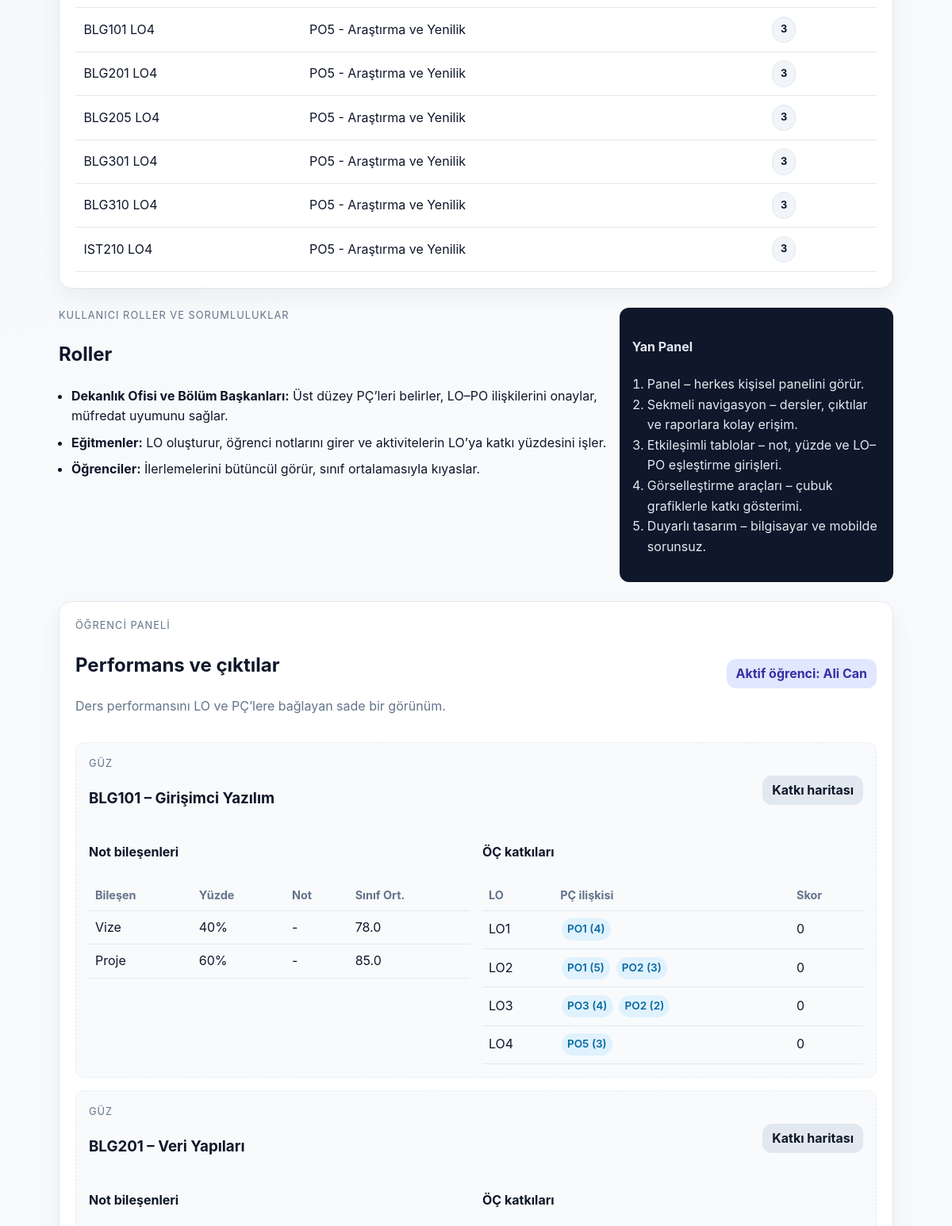
/ (middle part), run on an earlier commit of the app's database.
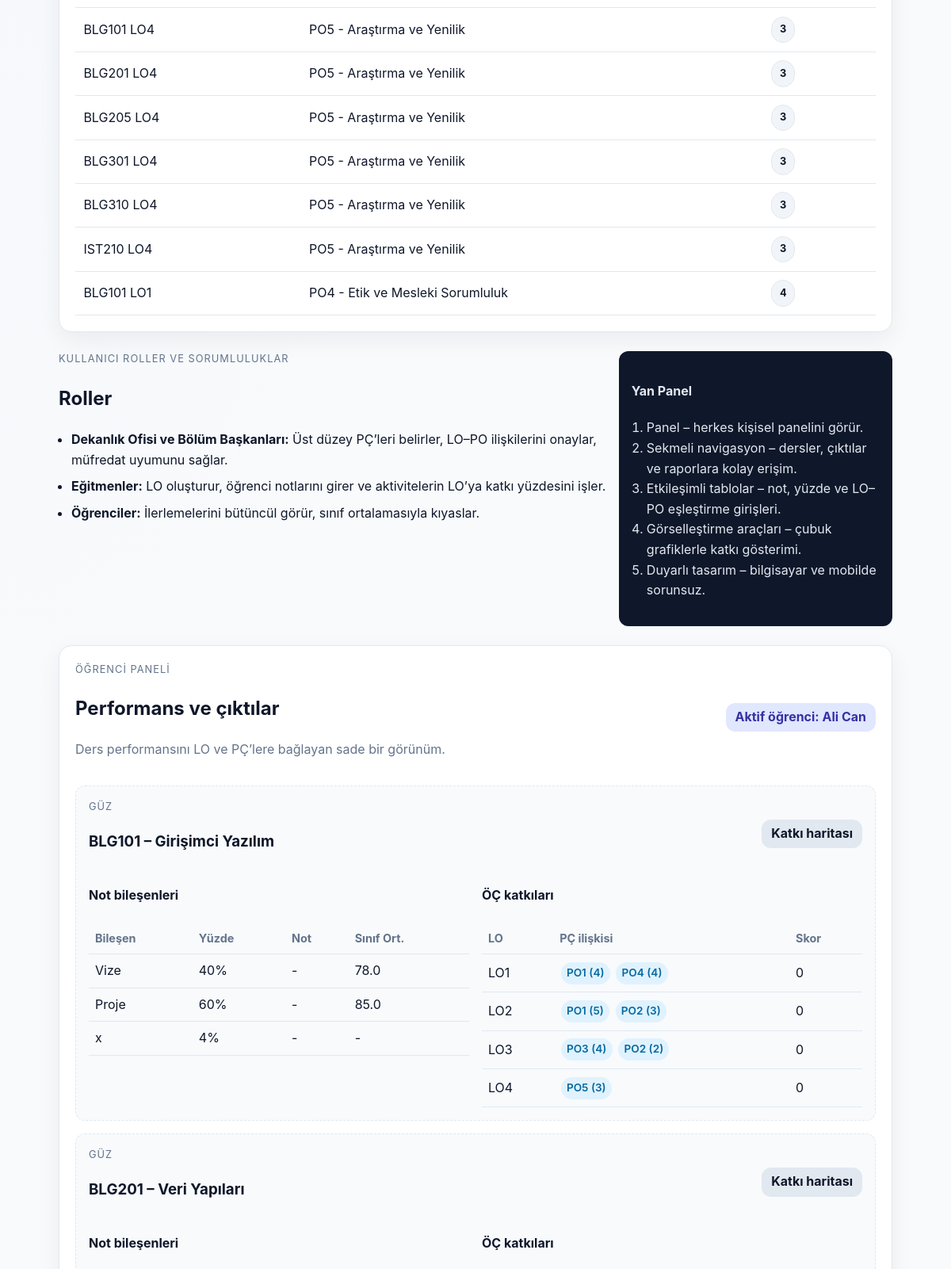
And on a later commit of the database.
### assessment/models.py (models this page shows, shortened)
class LearningOutcomeProgramOutcome(models.Model):
    learning_outcome = models.ForeignKey(LearningOutcome, related_name="program_links", on_delete=models.CASCADE)
    program_outcome = models.ForeignKey(ProgramOutcome, related_name="learning_links", on_delete=models.CASCADE)
    weight = models.PositiveSmallIntegerField(
        validators=[MinValueValidator(1), MaxValueValidator(5)],
        help_text="1-5 arası katkı ağırlığı",
    )
    class Meta:
        unique_together = ("learning_outcome", "program_outcome")
        verbose_name = "ÖÇ - PÇ ilişkisi"
        verbose_name_plural = "ÖÇ - PÇ ilişkileri"

class LearningOutcome(models.Model):
    course = models.ForeignKey(Course, related_name="learning_outcomes", on_delete=models.CASCADE)
    code = models.CharField(max_length=10)
    description = models.TextField()
    class Meta:
        ordering = ["course__code", "code"]
        unique_together = ("course", "code")

class Course(models.Model):
    code = models.CharField(max_length=15)
    name = models.CharField(max_length=255)
    term = models.CharField(max_length=50, blank=True)
    class Meta:
        ordering = ["code"]

class ProgramOutcome(models.Model):
    code = models.CharField(max_length=10)
    title = models.CharField(max_length=255)
    description = models.TextField(blank=True)
    class Meta:
        ordering = ["code"]

class AssessmentComponent(models.Model):
    course = models.ForeignKey(Course, related_name="assessments", on_delete=models.CASCADE)
    name = models.CharField(max_length=100)
    weight_percent = models.PositiveSmallIntegerField(
        default=0,
        validators=[MinValueValidator(0), MaxValueValidator(100)],
        help_text="Ders içi ağırlık (%)",
    )
    class Meta:
        ordering = ["course", "name"]

### assessment/views.py (the view)
# urls.py: path("", views.dashboard, name="dashboard"),
def dashboard(request):
    bootstrap_demo_data()
    student = Student.objects.first()
    if not student:
        return render(request, "assessment/dashboard.html", {"student": None, "enrollments": []})
    enrollments = (
        Enrollment.objects.filter(student=student)
        .select_related("course")
        .prefetch_related("course__learning_outcomes__program_links__program_outcome")
    )
    enrollment_data = []
    lo_scores = {}
    for enrollment in enrollments:
        lo_score_map = calculate_learning_outcome_scores(enrollment)
        lo_scores.update(lo_score_map)
        outcomes = []
        for lo in enrollment.course.learning_outcomes.all():
            mappings = lo.program_links.select_related("program_outcome")
            outcomes.append(
                {
                    "obj": lo,
                    "mappings": mappings,
                    "score": round(lo_score_map.get(lo.id, 0), 1),
                }
            )
        enrollment_data.append(
            {
                "course": enrollment.course,
                "assessments": enrollment_assessment_breakdown(enrollment),
                "learning_outcomes": outcomes,
            }
        )
    po_performance = calculate_po_performance(lo_scores)
    program_outcomes = ProgramOutcome.objects.all()
    learning_outcome_links = LearningOutcomeProgramOutcome.objects.select_related(
        "learning_outcome", "program_outcome"
    )
    context = {
        "student": student,
        "enrollments": enrollment_data,
        "program_outcomes": program_outcomes,
        "learning_outcome_links": learning_outcome_links,
        "po_performance": po_performance,
        "courses": Course.objects.all(),
    }
    return render(request, "assessment/dashboard.html", context)

### assessment/views.py (called while the page is built, shortened)
def bootstrap_demo_data():
    if Course.objects.exists():
        return

def calculate_learning_outcome_scores(enrollment: Enrollment):
    scores = {}
    contributions = (
        LearningOutcomeContribution.objects.select_related("assessment_component", "learning_outcome")
        .filter(assessment_component__course=enrollment.course)
        .all()
    )
    for contribution in contributions:
        try:
            student_score = StudentAssessment.objects.get(
                enrollment=enrollment, assessment_component=contribution.assessment_component
            ).score
        except StudentAssessment.DoesNotExist:
            continue
        comp_weight = contribution.assessment_component.weight_percent / 100
        lo_weight = contribution.contribution_percent / 100
        total = scores.get(contribution.learning_outcome_id, 0)
        scores[contribution.learning_outcome_id] = total + student_score * comp_weight * lo_weight
    return scores

### templates/assessment/dashboard.html (shortened to what the changed rows need)
{% extends "base.html" %}
{% block content %}
<section class="panel" id="learning-outcomes">
    <div class="table-wrapper">
        <table>
            <tbody>
            {% for link in learning_outcome_links %}
                <tr>
                    <td>{{ link.learning_outcome.course.code }} {{ link.learning_outcome.code }}</td>
                    <td>{{ link.program_outcome.code }} - {{ link.program_outcome.title }}</td>
                    <td><span class="badge">{{ link.weight }}</span></td>
                </tr>
            {% empty %}
                <tr><td colspan="3" class="muted">Henüz ilişki yok.</td></tr>
            {% endfor %}
            </tbody>
        </table>
    </div>
</section>
<section class="two-col" id="program-outcomes">
    <div>
        <h2>Roller</h2>
    </div>
</section>
<section class="panel" id="student-panel">
    <header class="panel-header">
        <div>
            <h2>Performans ve çıktılar</h2>
        </div>
    </header>
    {% for enrollment in enrollments %}
    <div class="course-card">
        <header>
            <div>
                <p class="eyebrow">{{ enrollment.course.term }}</p>
                <h3>{{ enrollment.course.code }} – {{ enrollment.course.name }}</h3>
            </div>
            <span class="tag secondary">Katkı haritası</span>
        </header>
        <div class="grid">
            <div>
                <h4>Not bileşenleri</h4>
                <table class="compact">
                    <thead>
                        <tr>
                            <th>Bileşen</th>
                            <th>Yüzde</th>
                            <th>Not</th>
                            <th>Sınıf Ort.</th>
                        </tr>
                    </thead>
                    <tbody>
                    {% for item in enrollment.assessments %}
                        <tr>
                            <td>{{ item.name }}</td>
                            <td>{{ item.weight }}%</td>
                            <td>{% if item.score %}{{ item.score }}{% else %}-{% endif %}</td>
                            <td>{% if item.class_avg %}{{ item.class_avg }}{% else %}-{% endif %}</td>
                        </tr>
                    {% endfor %}
                    </tbody>
                </table>
            </div>
            <div>
                <h4>ÖÇ katkıları</h4>
                <table class="compact">
                    <thead>
                        <tr>
                            <th>LO</th>
                            <th>PÇ ilişkisi</th>
                            <th>Skor</th>
                        </tr>
                    </thead>
                    <tbody>
                    {% for lo in enrollment.learning_outcomes %}
                        <tr>
                            <td>{{ lo.obj.code }}</td>
                            <td>
                                {% for mapping in lo.mappings %}
                                    <span class="pill small">{{ mapping.program_outcome.code }} ({{ mapping.weight }})</span>
                                {% empty %}
                                    <span class="muted">Bağlantı yok</span>
                                {% endfor %}
                            </td>
                            <td>{{ lo.score }}</td>
                        </tr>
                    {% endfor %}
                    </tbody>
                </table>
            </div>
        </div>
    </div>
    {% endfor %}
</section>
{% endblock %}

What changed in the data, as far as the page shows it:
added LearningOutcomeProgramOutcome: learning_outcome.course.code "BLG101", learning_outcome.code "LO1", program_outcome.code "PO4", program_outcome "Etik ve Mesleki Sorumluluk", weight "4"
Also different on the page:
new list line: "x 4 % - -"
